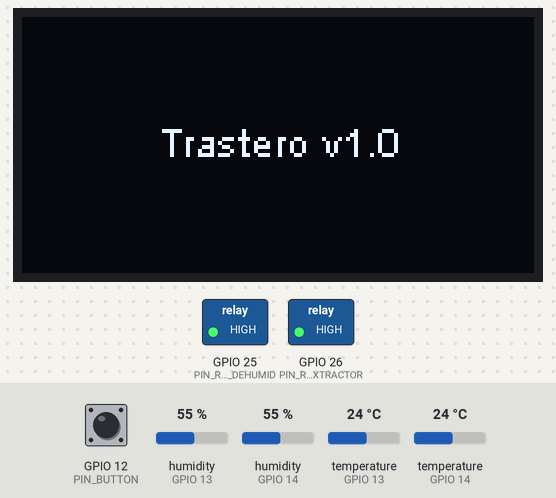
Bench run of a program on a simulated ESP32. On the bench: 128×64 one-colour display, switched loads named in the program (green lamp = pin HIGH). Inputs (shaded band) come from the test bench; at power-on: GPIO 12 (PIN_BUTTON) HIGH, humidity (sensors on GPIO 13, GPIO 14) 55 %, temperature (sensors on GPIO 13, GPIO 14) 24 °C. What the program prints to the serial monitor is not drawn.

Above: at 0.1 s.
At 1.6 s:
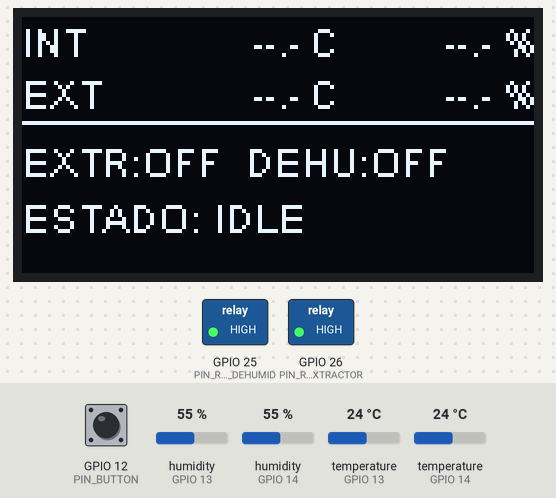
At 2.1 s:
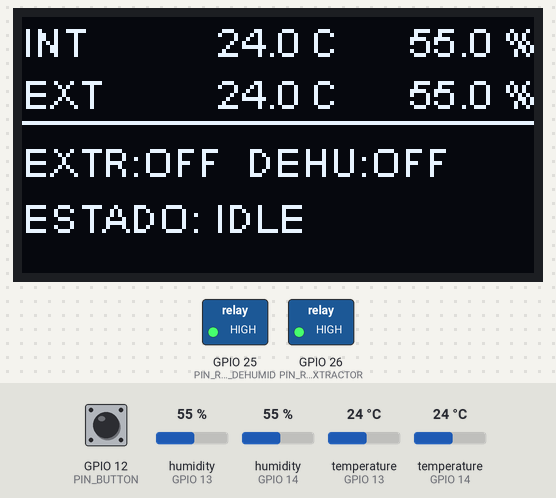

The program:

main.cpp
```cpp
// =============================================================================
// Trastero - Control de Humedad
// Placa: Wemos Lolin ESP32 (OLED SSD1306 integrado)
//
// Arquitectura de tareas FreeRTOS
// --------------------------------
//  Core 1 | taskSensors  prio 3  Lee DHT21 cada 2 s y actualiza datos compartidos
//  Core 1 | taskControl  prio 2  Evalua estado y activa/desactiva reles
//  Core 0 | taskDisplay  prio 1  Refresca la pantalla OLED cada 500 ms
//
//  Para añadir WiFi o BT en el futuro:
//    xTaskCreatePinnedToCore(taskComms, "Comms", 8192, nullptr, 2, nullptr, 0);
//  La tarea de comunicacion puede leer los datos compartidos tomando dataMutex.
// =============================================================================

#include <Arduino.h>
#include <WiFi.h>
#include <freertos/FreeRTOS.h>
#include <freertos/task.h>
#include <freertos/semphr.h>
#include <DHT.h>
#include <Wire.h>
#include "SSD1306Wire.h"

// =============================================================================
// Pines
// =============================================================================
#define PIN_DHT_INTERIOR    13
#define PIN_DHT_EXTERIOR    14
#define PIN_RELAY_EXTRACTOR 26
#define PIN_RELAY_DEHUMID   25
#define PIN_BUTTON          12   // boton externo: GPIO12 — GND al pulsar (pull-up interno activo)

// ============================================================================
// Display I2C
// =============================================================================
#define I2C_SDA   5
#define I2C_SCL   4
#define OLED_ADDR 0x3C

// =============================================================================
// Modo pruebas
// =============================================================================
// Con PRUEBAS 1 los intervalos se reducen para verificar la logica rapidamente
// sin esperar los tiempos de produccion.
// Cambiar a 0 antes de flashear el firmware definitivo.
// =============================================================================
#define PRUEBAS 1

// =============================================================================
// Temporización
// =============================================================================
//
// Intervalos de lectura de sensores (adaptativos por estado):
//
//   IDLE          10 min  /  20 s  Humedad OK y estable; solo vigila que no supere 70%
//   EXTRACTOR_ON   2 min  /  10 s  Dispositivo activo; detectar bajada a 65%
//   DEHUMID_ON     5 min  /  15 s  Peltier es mas lento; menos frecuencia suficiente
//   SAFE_OFF       30 s   /   5 s  Recuperacion rapida de fallo de sensor
//   CONFIRMACION   30 s   /   5 s  Lectura extra inmediata tras cualquier cambio de estado
//
// Cuando taskControl cambia de estado, notifica a taskSensors via
// xTaskNotify para que se despierte antes de que expire su intervalo largo
// y haga la lectura de confirmacion.
//
#if PRUEBAS
  #define INTERVAL_IDLE_MS              (20 * 1000)   // 20 s
  #define INTERVAL_EXTRACTOR_MS         (10 * 1000)   // 10 s
  #define INTERVAL_DEHUMID_MS           (15 * 1000)   // 15 s
  #define INTERVAL_SAFE_OFF_MS           (5 * 1000)   //  5 s
  #define INTERVAL_CONFIRMATION_MS       (5 * 1000)   //  5 s tras cambio de estado
#else
  #define INTERVAL_IDLE_MS          (10UL * 60 * 1000)   // 10 min
  #define INTERVAL_EXTRACTOR_MS      (2UL * 60 * 1000)   //  2 min
  #define INTERVAL_DEHUMID_MS        (5UL * 60 * 1000)   //  5 min
  #define INTERVAL_SAFE_OFF_MS              (30 * 1000)   // 30 s
  #define INTERVAL_CONFIRMATION_MS          (30 * 1000)   // 30 s tras cambio de estado
#endif

#define CONTROL_INTERVAL_MS      500
#define DISPLAY_INTERVAL_MS      500
#define DISPLAY_TIMEOUT_MS   (30 * 1000)   // 30 s encendido al inicio y al pulsar boton

// =============================================================================
// Umbrales de control (% RH)
// =============================================================================
#define HUMIDITY_ACTIVATE_THRESHOLD   70.0f
#define HUMIDITY_DEACTIVATE_THRESHOLD 65.0f
#define HUMIDITY_DELTA_EXTRACTOR      10.0f

// =============================================================================
// Seguridad
// =============================================================================
#define MAX_CONSECUTIVE_FAILURES 5

// =============================================================================
// Logica reles (activo LOW)
// =============================================================================
#define RELAY_ON  LOW
#define RELAY_OFF HIGH

// =============================================================================
// Estructuras y tipos
// =============================================================================

struct SensorData {
    float temperature;
    float humidity;
    bool  valid;
    int   consecutiveFailures;
};

enum class ControlState {
    IDLE,
    EXTRACTOR_ON,
    DEHUMID_ON,
    SAFE_OFF
};

// =============================================================================
// Datos compartidos entre tareas
// Protegidos por dataMutex: leer o escribir siempre bajo el mutex.
// =============================================================================

SemaphoreHandle_t dataMutex;

SensorData    interior     = {0.0f, 0.0f, false, 0};
SensorData    exterior     = {0.0f, 0.0f, false, 0};
ControlState  currentState = ControlState::IDLE;

// Handles de tareas (utiles para notificaciones o suspension futura)
TaskHandle_t hTaskSensors = nullptr;
TaskHandle_t hTaskControl = nullptr;
TaskHandle_t hTaskDisplay = nullptr;

// Marca de tiempo hasta la que la pantalla debe permanecer encendida.
// Escrita desde ISR y leida desde taskDisplay; volatile es suficiente
// porque en ESP32 los accesos a uint32 alineados son atomicos.
volatile unsigned long displayOffAt = 0;

// =============================================================================
// Objetos hardware (cada uno solo se usa desde una tarea, sin mutex propio)
// =============================================================================

SSD1306Wire display(OLED_ADDR, I2C_SDA, I2C_SCL);  // solo taskDisplay
DHT dhtInterior(PIN_DHT_INTERIOR, DHT21);           // solo taskSensors
DHT dhtExterior(PIN_DHT_EXTERIOR, DHT21);           // solo taskSensors

// =============================================================================
// ISR boton — rearma el temporizador de pantalla
// =============================================================================
void IRAM_ATTR isrButton() {
    displayOffAt = millis() + DISPLAY_TIMEOUT_MS;
}

// =============================================================================
// Helpers (sin estado global, seguros para llamar desde cualquier tarea)
// =============================================================================

String formatValue(float val, bool valid) {
    if (!valid || isnan(val)) return String("--.-");
    char buf[8];
    snprintf(buf, sizeof(buf), "%.1f", val);
    return String(buf);
}

const char* stateLabel(ControlState state) {
    switch (state) {
        case ControlState::IDLE:         return "IDLE";
        case ControlState::EXTRACTOR_ON: return "EXTRACTOR";
        case ControlState::DEHUMID_ON:   return "DESHUMID";
        case ControlState::SAFE_OFF:     return "FALLO";
        default:                         return "???";
    }
}

// =============================================================================
// Logica de sensores
// =============================================================================

// Devuelve el intervalo de espera entre lecturas segun el estado actual.
static unsigned long sensorIntervalForState(ControlState state) {
    switch (state) {
        case ControlState::EXTRACTOR_ON: return INTERVAL_EXTRACTOR_MS;
        case ControlState::DEHUMID_ON:   return INTERVAL_DEHUMID_MS;
        case ControlState::SAFE_OFF:     return INTERVAL_SAFE_OFF_MS;
        default:                         return INTERVAL_IDLE_MS;
    }
}

// Lee un DHT y devuelve los valores en variables locales.
// No accede a datos compartidos — llamar fuera del mutex.
static bool readSensorRaw(DHT& dht, float& outTemp, float& outHum) {
    outHum  = dht.readHumidity();
    outTemp = dht.readTemperature();
    return (!isnan(outHum) && !isnan(outTemp));
}

// Actualiza un SensorData con el resultado de una lectura.
// Llamar bajo dataMutex.
static void applySensorResult(SensorData& data, float t, float h, bool ok) {
    if (ok) {
        data.temperature = t;
        data.humidity    = h;
        data.valid       = true;
        data.consecutiveFailures = 0;
    } else {
        data.consecutiveFailures++;
    }
}

// =============================================================================
// Logica de control
// Llamar bajo dataMutex (lee interior, exterior y currentState).
// =============================================================================

static bool isSafetyLockout() {
    return (interior.consecutiveFailures >= MAX_CONSECUTIVE_FAILURES ||
            exterior.consecutiveFailures >= MAX_CONSECUTIVE_FAILURES);
}

static ControlState computeNextState(ControlState current) {
    if (isSafetyLockout())  return ControlState::SAFE_OFF;
    if (!interior.valid)    return current;

    if (interior.humidity > HUMIDITY_ACTIVATE_THRESHOLD) {
        float delta = interior.humidity - exterior.humidity;
        return (exterior.valid && delta >= HUMIDITY_DELTA_EXTRACTOR)
               ? ControlState::EXTRACTOR_ON
               : ControlState::DEHUMID_ON;
    }

    if (interior.humidity <= HUMIDITY_DEACTIVATE_THRESHOLD) return ControlState::IDLE;

    return current;  // banda de histeresis: mantener estado
}

static void applyState(ControlState state) {
    switch (state) {
        case ControlState::EXTRACTOR_ON:
            digitalWrite(PIN_RELAY_EXTRACTOR, RELAY_ON);
            digitalWrite(PIN_RELAY_DEHUMID,   RELAY_OFF);
            break;
        case ControlState::DEHUMID_ON:
            digitalWrite(PIN_RELAY_EXTRACTOR, RELAY_OFF);
            digitalWrite(PIN_RELAY_DEHUMID,   RELAY_ON);
            break;
        default:
            digitalWrite(PIN_RELAY_EXTRACTOR, RELAY_OFF);
            digitalWrite(PIN_RELAY_DEHUMID,   RELAY_OFF);
            break;
    }
}

// =============================================================================
// Display
// =============================================================================
//
//   x=0     x=70(R)  x=72  x=118(R) x=120
//   INT     23.4     C     67.2     %
//   EXT     18.1     C     52.0     %
//   ──────────────────────────────────  y=26
//   EXTR:ON   DEHU:OFF                  y=30
//   ESTADO: EXTRACTOR                   y=44

static const int COL_LABEL  =   0;
static const int COL_TEMP_R =  70;
static const int COL_TEMP_U =  72;
static const int COL_HUM_R  = 118;
static const int COL_HUM_U  = 120;

// =============================================================================
// =============================================================================

static void drawSensorRow(int y, const char* label, const SensorData& data) {
    display.setTextAlignment(TEXT_ALIGN_LEFT);
    display.drawString(COL_LABEL, y, label);

    display.setTextAlignment(TEXT_ALIGN_RIGHT);
    display.drawString(COL_TEMP_R, y, formatValue(data.temperature, data.valid));
    display.setTextAlignment(TEXT_ALIGN_LEFT);
    display.drawString(COL_TEMP_U, y, "C");

    display.setTextAlignment(TEXT_ALIGN_RIGHT);
    display.drawString(COL_HUM_R, y, formatValue(data.humidity, data.valid));
    display.setTextAlignment(TEXT_ALIGN_LEFT);
    display.drawString(COL_HUM_U, y, "%");
}

// =============================================================================
// Renderiza la pantalla a partir de copias locales — llamar fuera del mutex.
// =============================================================================

static void renderDisplay(const SensorData& intSnap, const SensorData& extSnap,
                           ControlState stateSnap) {
    bool extrOn = (stateSnap == ControlState::EXTRACTOR_ON);
    bool dehuOn = (stateSnap == ControlState::DEHUMID_ON);

    display.clear();
    display.setFont(ArialMT_Plain_10);

    drawSensorRow(0,  "INT", intSnap);
    drawSensorRow(13, "EXT", extSnap);

    display.drawHorizontalLine(0, 26, 128);

    display.setTextAlignment(TEXT_ALIGN_LEFT);
    display.drawString(0, 30,
        String("EXTR:") + (extrOn ? "ON " : "OFF") +
        "  DEHU:" + (dehuOn ? "ON " : "OFF"));

    display.drawString(0, 44, String("ESTADO: ") + stateLabel(stateSnap));

    display.display();
}

// =============================================================================
// Tareas FreeRTOS
// =============================================================================

// =============================================================================
// taskSensors (Core 1, prio 3)
// Lee los dos DHT22 fuera del mutex (operacion lenta ~500 ms) y luego
// escribe los resultados en los structs compartidos bajo el mutex.
// =============================================================================
void taskSensors(void*) {
    for (;;) {
        float ti, hi, te, he;
        bool okInt = readSensorRaw(dhtInterior, ti, hi);
        bool okExt = readSensorRaw(dhtExterior, te, he);

        ControlState snap;
        if (xSemaphoreTake(dataMutex, portMAX_DELAY) == pdTRUE) {
            applySensorResult(interior, ti, hi, okInt);
            applySensorResult(exterior, te, he, okExt);
            snap = currentState;
            xSemaphoreGive(dataMutex);
        }

        if (okInt) Serial.printf("[INT] T=%.1f C  H=%.1f%%\n", ti, hi);
        if (okExt) Serial.printf("[EXT] T=%.1f C  H=%.1f%%\n", te, he);

        // Duerme el intervalo adaptativo segun el estado actual.
        // taskControl puede interrumpir este sleep via xTaskNotify
        // cuando cambia el estado; en ese caso se espera
        // INTERVAL_CONFIRMATION_MS antes de la lectura de confirmacion.
        uint32_t notifVal;
        BaseType_t notified = xTaskNotifyWait(0, 0, &notifVal,
                                  pdMS_TO_TICKS(sensorIntervalForState(snap)));
        if (notified == pdTRUE) {
            vTaskDelay(pdMS_TO_TICKS(INTERVAL_CONFIRMATION_MS));
        }
    }
}

// =============================================================================
// taskControl (Core 1, prio 2)
// Evalua el estado bajo el mutex, aplica los reles si hay cambio.
// La escritura en GPIO no necesita mutex porque solo la hace esta tarea.
// =============================================================================
void taskControl(void*) {
    for (;;) {
        ControlState next;

        bool stateChanged = false;

        if (xSemaphoreTake(dataMutex, portMAX_DELAY) == pdTRUE) {
            next = computeNextState(currentState);
            if (next != currentState) {
                Serial.printf("[CONTROL] %s -> %s\n",
                              stateLabel(currentState), stateLabel(next));
                currentState = next;
                stateChanged = true;
            }
            xSemaphoreGive(dataMutex);
        }

        applyState(next);  // GPIO fuera del mutex

        // Despertar taskSensors para lectura de confirmacion a los 30 s
        if (stateChanged && hTaskSensors != nullptr) {
            xTaskNotify(hTaskSensors, 0, eNoAction);
        }

        vTaskDelay(pdMS_TO_TICKS(CONTROL_INTERVAL_MS));
    }
}

// =============================================================================
// taskDisplay (Core 0, prio 1)
// Copia los datos compartidos bajo el mutex y renderiza fuera de el
// para no bloquear las tareas criticas durante el I2C del display.
// =============================================================================
void taskDisplay(void*) {
    bool screenOn = true;

    for (;;) {
        bool shouldBeOn = (millis() < displayOffAt);

        if (shouldBeOn != screenOn) {
            screenOn = shouldBeOn;
            if (!screenOn) {
                display.clear();
                display.display();
                display.displayOff();
            } else {
                display.displayOn();
            }
        }

        if (screenOn) {
            SensorData   intSnap, extSnap;
            ControlState stateSnap;

            if (xSemaphoreTake(dataMutex, portMAX_DELAY) == pdTRUE) {
                intSnap   = interior;
                extSnap   = exterior;
                stateSnap = currentState;
                xSemaphoreGive(dataMutex);
            }

            renderDisplay(intSnap, extSnap, stateSnap);
        }

        vTaskDelay(pdMS_TO_TICKS(DISPLAY_INTERVAL_MS));
    }
}

// =============================================================================
// Setup & Loop
// =============================================================================

void setup() {
    Serial.begin(115200);
    Serial.println("\n[TRASTERO] Iniciando...");

    // Radio apagada (reactivar cuando se añada WiFi/BT)
    WiFi.mode(WIFI_OFF);
    btStop();

    // Reles apagados antes de cualquier otra inicializacion
    pinMode(PIN_RELAY_EXTRACTOR, OUTPUT);
    pinMode(PIN_RELAY_DEHUMID,   OUTPUT);
    digitalWrite(PIN_RELAY_EXTRACTOR, RELAY_OFF);
    digitalWrite(PIN_RELAY_DEHUMID,   RELAY_OFF);

    // Display (splash screen)
    display.init();
    display.setFont(ArialMT_Plain_10);
    display.setTextAlignment(TEXT_ALIGN_CENTER);
    display.clear();
    display.drawString(64, 25, "Trastero v1.0");
    display.display();

    // Boton de pantalla
    pinMode(PIN_BUTTON, INPUT_PULLUP);
    attachInterrupt(PIN_BUTTON, isrButton, FALLING);

    // Sensores
    dhtInterior.begin();
    dhtExterior.begin();

    delay(1500);
    display.clear();
    display.display();

    // Pantalla encendida 30 s desde el arranque
    displayOffAt = millis() + DISPLAY_TIMEOUT_MS;

    // Mutex de datos compartidos
    dataMutex = xSemaphoreCreateMutex();

    // Crear tareas
    xTaskCreatePinnedToCore(taskSensors, "Sensors", 4096, nullptr, 3, &hTaskSensors, 1);
    xTaskCreatePinnedToCore(taskControl, "Control", 2048, nullptr, 2, &hTaskControl, 1);
    xTaskCreatePinnedToCore(taskDisplay, "Display", 4096, nullptr, 1, &hTaskDisplay, 0);

    Serial.println("[TRASTERO] Tareas iniciadas.");
}

void loop() {
    // El trabajo lo hacen las tareas FreeRTOS.
    // loop() queda libre para depuracion o futuros comandos por serie.
    vTaskDelay(portMAX_DELAY);
}
```

Measured:
- what the display in image 1 shows lasts 0.5 s, from 1.6 s to 2.1 s
- what the display in image 2 shows lasts 29.8 s, from 2.1 s to 31.9 s
